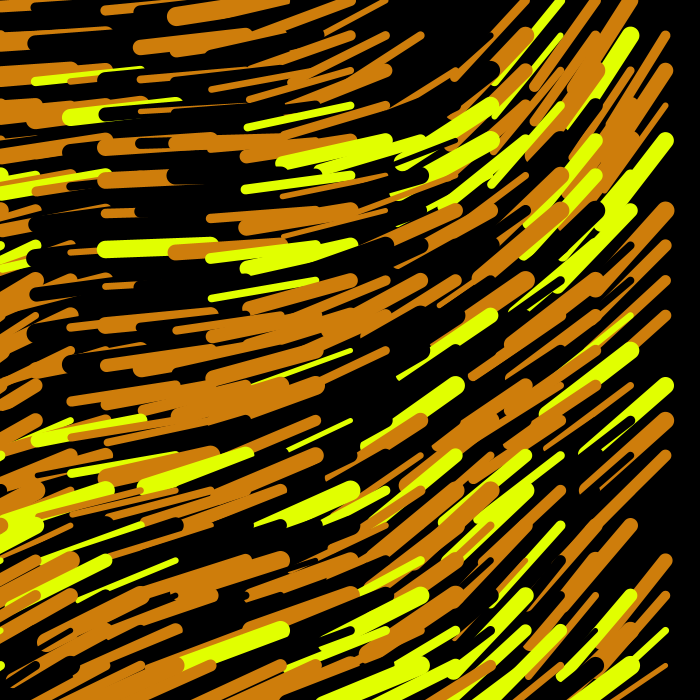
Frame 1 (no input)
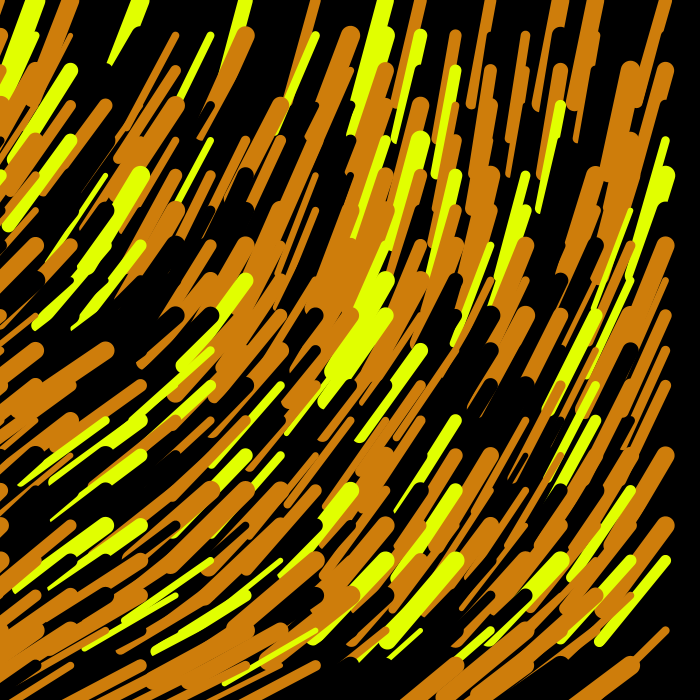
Frame 60 (the mouse pressed at the canvas centre just before this capture)
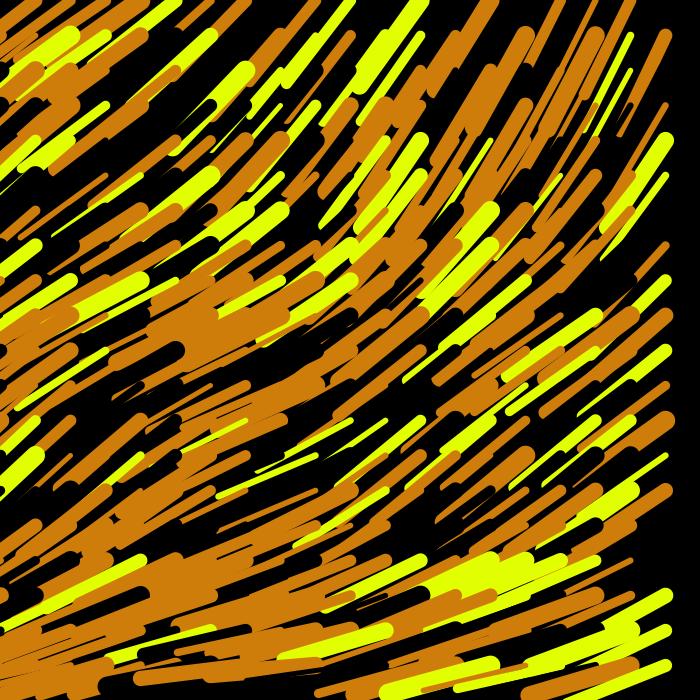
Frame 120 (the mouse held since frame 60 and released just before this capture)

The Processing sketch that drew these frames (run headless with seeded random() and noise(); from frame 60 on, the mouse is pressed at the canvas centre):

// Processing sketch: tigerFlowField
// ── tigerFlowField.pde
float nx=1000;
float nxstart=1000;
float nystart=1000;
float ny=1000;
float off=100;
float sp = 0.003;
float sz;
int column=20;
int rows=20;
float ang;
color [] clrs = {#000000,#000000,#CE7D0B,#CE7D0B,#CE7D0B,#E1FF00};
void setup(){
  size(700,700);
  sz=width/column;
  background(0);
  frameRate(10);
  stroke(255);
  strokeWeight(4);
}

void draw(){
  background(0);
  sp=map(mouseY,0,height,0.3,-0.3);
  ny=nystart;
  for(int j =0;j<rows;j++){
    nx=nxstart; //reset noise x position
    for(int i=0;i<column;i++){
      ang = map(noise(nx,ny),0,1,0,TWO_PI);
     if(i%1==0){  // number per line
     pushMatrix();
     translate(i*sz,j*sz);
     rotate(ang);
     strokeWeight(random(5,20));
     int index = int(random(0,clrs.length));
     color clr = clrs[index];
     stroke(clr);
    
     line(0,0,sz+sz*2,0);
     popMatrix();
     }
     nx+=0.03;
  }
  ny+=0.03;
  }
  nystart+=sp;
  
  }
